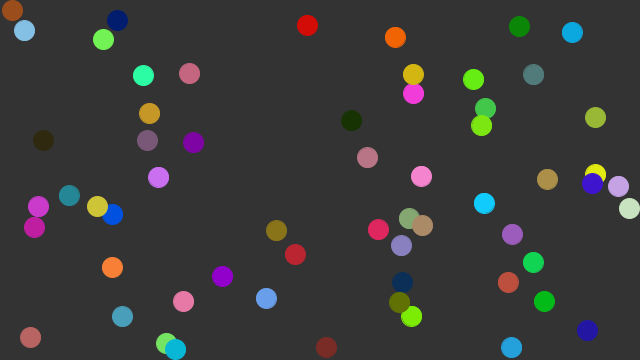
Frame 1 (no input)
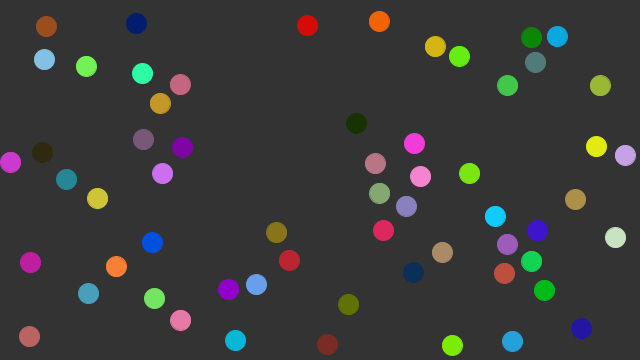
Frame 60 (the mouse pressed at the canvas centre just before this capture)
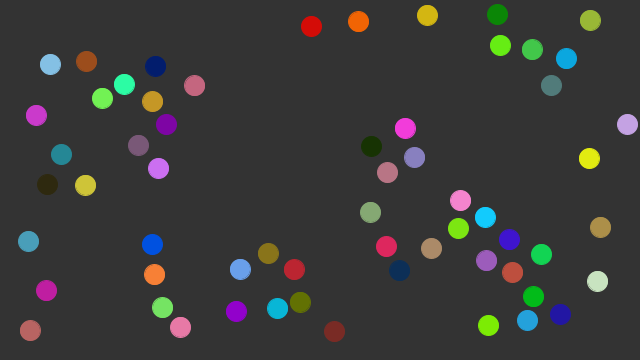
Frame 120 (the mouse held since frame 60 and released just before this capture)

The Processing sketch that drew these frames (run headless with seeded random() and noise(); from frame 60 on, the mouse is pressed at the canvas centre):

// Processing sketch: lennard_jones
// ── lennard_jones.pde


// 27.04.2017 - 18:15 - F3 - Clean Code Course

//TODO: RK4 is damping the motion. calculate total energy of the particles and correct it such that the energy stay constant

ParticleSystem partSys;
float dt = 0.1;
int i = 0;

void setup(){
  size(640, 360);
  partSys = new ParticleSystem(60);
}


void draw(){
  background(51);
  i++;
  if (i % 60 == 0) {
    for(int j = 0; j < partSys.num; j++){
      println(partSys.parts.get(j).F); 
    }
  }
  
  partSys.updateRK4(dt);
  partSys.show();
  
}
// ── particle.pde


class Particle {
  PVector pos;
  PVector vel;
  PVector F;

  float m;
  float r;
  color col;

  Particle(float _x, float _y, float _r, color _col, float mass) {
    float mag = random(0.2);
    float ang = random(TWO_PI);
    
    pos = new PVector(_x, _y);
    vel = new PVector(mag*sin(ang), mag*cos(ang));
    F = new PVector(0.0, 0.0);
    m = mass;
    r = _r;
    col = _col;
  }

  void setForce(float fx, float fy) {
    F.x = fx;
    F.y = fy;
  }
  
  void setForce(PVector f) {
    F.x = f.x;
    F.y = f.y;
  }

  void update(float dt) {
    vel.add(F.mult(dt/m));
    pos.add(vel.copy().mult(dt));
    
    F.x = 0.0;
    F.y = 0.0;
    
    constrainToScreeen();
  }

  void constrainToScreeen() {
    float rr = r/2;
    if (pos.x < rr) {
      pos.x = 1.05*rr;
      vel.x *= -1;
    }
    if (pos.x > width - rr) {
      pos.x = width - 1.05*rr;
      vel.x *= -1;
    }
    
    
    if (pos.y < rr) {
      pos.y = 1.05*rr;
      vel.y *= -1;
    }
    if (pos.y > height - rr) {
      pos.y = height - 1.05*rr;
      vel.y *= -1;
    }
  }

  void show() {
    stroke(col);
    fill(col);
    ellipse(pos.x, pos.y, r, r);
  }
}
// ── particles.pde


class ParticleSystem {
  ArrayList<Particle> parts;
  int num;

  ParticleSystem(int _num) {
    parts = new ArrayList();
    num = _num;

    for (int i = 0; i < num; i++) {
      parts.add(new Particle(random(width), random(height), 20, color(random(255), random(255), random(255), 255), 1.0));
    }
  }


  void update(float dt) {

    for (int i = 0; i < num; i++) {

      parts.get(i).setForce(calcForceOnParticle_i(i));

      parts.get(i).update(dt);
    }
  }

  void updateRK4(float dt) {

    PVector oldpos = new PVector(0.0, 0.0);
    PVector oldvel = new PVector(0.0, 0.0);
    PVector k1 = new PVector(0.0, 0.0);
    PVector k2 = new PVector(0.0, 0.0);
    PVector k3 = new PVector(0.0, 0.0);
    PVector k4 = new PVector(0.0, 0.0);

    for (int i = 0; i < num; i++) {
      oldpos = parts.get(i).pos;
      oldvel = parts.get(i).vel;

      k1 = calcForceOnParticle_i(i);

      parts.get(i).vel.add(k1.copy().mult(dt/(2*parts.get(i).m)));
      parts.get(i).pos.add(parts.get(i).vel.copy().mult(dt/2));

      k2 = calcForceOnParticle_i(i);

      parts.get(i).vel = oldvel.copy().add(k2.copy().mult(dt/(2*parts.get(i).m)));
      parts.get(i).pos = oldpos.copy().add(parts.get(i).vel.copy().mult(dt/2));

      k3 = calcForceOnParticle_i(i);

      parts.get(i).vel = oldvel.copy().add(k3.copy().mult(dt/parts.get(i).m));
      parts.get(i).pos = oldpos.copy().add(parts.get(i).vel.copy().mult(dt));

      k4 = calcForceOnParticle_i(i);

      k1.add(k2.mult(2));
      k1.add(k3.mult(2));
      k1.add(k4);
      k1.mult(1.0/6.0);

      parts.get(i).setForce(k1);
      parts.get(i).vel = oldvel;
      parts.get(i).pos = oldpos;
    }


    for (int i = 0; i < num; i++) {
      parts.get(i).update(dt);
    }
  }

  PVector calcForceOnParticle_i(int i) {
    float fx = 0.0;
    float fy = 0.0;
    PVector relPos;

    for (int j = 0; j < num; j++) {
      if (i != j) {
        relPos = parts.get(i).pos.copy().sub(parts.get(j).pos);
        float dist = relPos.mag();
        dist = pow(dist/30.0, 6);

        dist = 5*(1/(dist*dist) - 1/dist);
        if (dist > 5) {
          dist = 5;
        }

        relPos.normalize();
        fx += relPos.x * dist;
        fy += relPos.y * dist;
      }
    }
    return new PVector(fx, fy);
  }

  void show() {
    for (int i = 0; i < num; i++) {
      parts.get(i).show();
    }
  }
}
